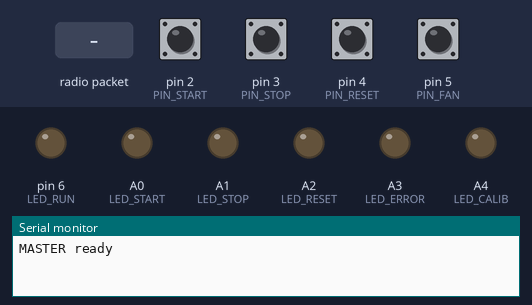
Bench run of a sketch on a simulated Arduino Uno, built with avr-gcc and run on an emulated ATmega328P. Parts: output pins drawn as LEDs (lit = HIGH), the last lines printed to the serial monitor. Dashed ring = blinking. The inputs (shaded band) are chosen by the test bench; at power-on: pin 2 (PIN_START), pin 3 (PIN_STOP), pin 4 (PIN_RESET), pin 5 (PIN_FAN) HIGH. No radio packets arrive unless stated.

Above: at 1.2 s.
1.3 s: radio packet "wit kalibreren" arrives
At 1.42 s:
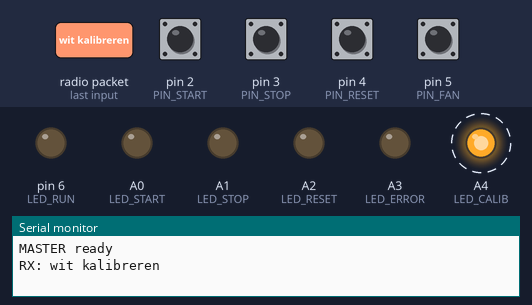
4.3 s: radio packet "error" arrives
At 4.8 s:
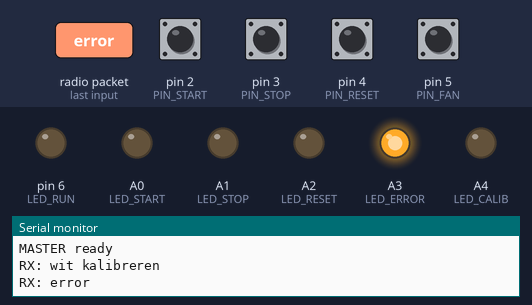
5.8 s: radio packet "zwart kalibreren" arrives
At 5.92 s:
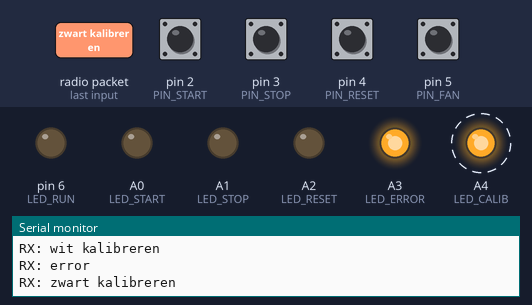
Timing chart, 0 to 9.1 s (numbered marks = the images above; inputs shaded):
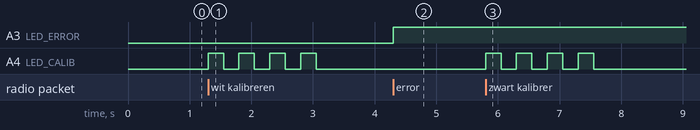

Measured:
- after the input at 1.3 s, A4 (LED_CALIB): alternates HIGH for 0.25 s and LOW for 0.25 s, 8 changes in all, then stays LOW, starting at once
- after the input at 4.3 s, A3 (LED_ERROR): LOW → HIGH at once
- after the input at 5.8 s, A4 (LED_CALIB): alternates HIGH for 0.25 s and LOW for 0.25 s, 8 changes in all, then stays LOW, starting at once

The sketch:

master_codetijdelijk.ino
```cpp
#include <SPI.h>
#include <RF24.h>

RF24 radio(7,8);
const byte ADDR_SM[6] = "SM001";  // Slave → Master
const byte ADDR_MS[6] = "MS001";  // Master → Slave

// LEDs
#define LED_RUN   6
#define LED_START A0
#define LED_STOP  A1
#define LED_RESET A2
#define LED_ERROR A3
#define LED_CALIB A4    // kalibratie-LED (puur voor kalibratie)

// Buttons
#define PIN_START 2
#define PIN_STOP  3
#define PIN_RESET 4
#define PIN_FAN   5

unsigned long DEBOUNCE_MS = 40;

bool errorActive   = false;
bool resetAllowed  = false;

// --- kalibratie ---
bool calibOK       = false;   // pas starten/fan als deze true is
bool calibRunning  = false;

// debounce vars
volatile bool rawStart=false, dirtyStart=false;
volatile bool rawStop=false,  dirtyStop=false;
volatile bool rawReset=false, dirtyReset=false;

bool stableStart=false, lastStart=false;
bool stableStop=false,  lastStop=false;
bool stableReset=false, lastReset=false;

unsigned long tStart=0, tStop=0, tReset=0;

// FAN debounce
bool fanStable=false, fanLast=false;
unsigned long tFan=0;

// -----------------------------------------------------
// RF send
// -----------------------------------------------------
void sendToSlave(const char* msg){
  radio.stopListening();
  radio.write(msg, strlen(msg)+1);
  radio.startListening();
}

// -----------------------------------------------------
// LED control
// -----------------------------------------------------
void allOff(){
  digitalWrite(LED_RUN,LOW);
  digitalWrite(LED_START,LOW);
  digitalWrite(LED_STOP,LOW);
  digitalWrite(LED_RESET,LOW);
  digitalWrite(LED_ERROR,LOW);
  // LED_CALIB laten we met rust: puur voor kalibratie
}

void showErrorState(){
  digitalWrite(LED_ERROR, HIGH);
  digitalWrite(LED_RUN,   LOW);
  digitalWrite(LED_START, LOW);
  digitalWrite(LED_STOP,  LOW);
  digitalWrite(LED_RESET, LOW);
}

// -----------------------------------------------------
// 2s knipperen op kalibratie-LED
// -----------------------------------------------------
void blinkCalib2s() {
  for (int i = 0; i < 4; i++) {   // 4 x 0.5 s = 2 s
    digitalWrite(LED_CALIB, HIGH);
    delay(250);
    digitalWrite(LED_CALIB, LOW);
    delay(250);
  }
}

// -----------------------------------------------------
// Button actions
// -----------------------------------------------------
void handleStart(){
  if (errorActive) return;
  if (!calibOK)    return;   // blokkeren tot kalibratie klaar

  sendToSlave("start engines");

  digitalWrite(LED_RUN,   HIGH);
  digitalWrite(LED_START, HIGH);
  digitalWrite(LED_STOP,  LOW);
}

void handleStop(){
  if (errorActive) return;
  sendToSlave("stop engines");

  digitalWrite(LED_RUN, LOW);
  digitalWrite(LED_STOP, HIGH);
  digitalWrite(LED_START, LOW);
}

void handleReset(){
  if (!errorActive) return;
  if (!resetAllowed) return;

  sendToSlave("resetting");

  digitalWrite(LED_ERROR, LOW);
  digitalWrite(LED_RESET, HIGH);

  delay(150);
  digitalWrite(LED_RESET, LOW);

  errorActive   = false;
  resetAllowed  = false;
}

void handleFan(){
  if (errorActive) return;
  if (!calibOK)    return;   // fan ook pas na kalibratie
  sendToSlave("ventilator on");
}

// -----------------------------------------------------
// Interrupt handlers
// -----------------------------------------------------
void isrStart(){
  rawStart = (digitalRead(PIN_START)==LOW);
  dirtyStart = true;
}
void isrStop(){
  rawStop = (digitalRead(PIN_STOP)==LOW);
  dirtyStop = true;
}
ISR(PCINT2_vect){
  rawReset = ((PIND & _BV(PD4))==0);
  dirtyReset = true;
}

// -----------------------------------------------------
// Debounce + logic
// -----------------------------------------------------
void serviceButtons(){
  unsigned long now = millis();

  // START
  if (dirtyStart){ dirtyStart=false; tStart=now; }
  if (now - tStart >= DEBOUNCE_MS){
    bool prev = stableStart;
    stableStart = rawStart;
    if (!prev && stableStart) handleStart();
    lastStart = stableStart;
  }

  // STOP
  if (dirtyStop){ dirtyStop=false; tStop=now; }
  if (now - tStop >= DEBOUNCE_MS){
    bool prev = stableStop;
    stableStop = rawStop;
    if (!prev && stableStop) handleStop();
    lastStop = stableStop;
  }

  // RESET
  if (dirtyReset){ dirtyReset=false; tReset=now; }
  if (now - tReset >= DEBOUNCE_MS){
    bool prev = stableReset;
    stableReset = rawReset;
    if (!prev && stableReset) handleReset();
    lastReset = stableReset;
  }

  // FAN
  bool rawFan = (digitalRead(PIN_FAN)==LOW);
  if (rawFan != fanLast) { fanLast=rawFan; tFan=now; }
  if ((now - tFan) >= DEBOUNCE_MS) {
    if (fanStable != fanLast){
      bool prev = fanStable;
      fanStable = fanLast;
      if (!prev && fanStable) handleFan();
    }
  }
}

// -----------------------------------------------------
// RF receive
// -----------------------------------------------------
void handleIncoming(const char* msg){

  Serial.print("RX: ");
  Serial.println(msg);

  // ---------- KALIBRATIE ----------
  if (!strncmp(msg,"wit kalibreren",14)) {
    calibRunning = true;
    calibOK      = false;

    // 2 s knipperen
    blinkCalib2s();
    digitalWrite(LED_CALIB, LOW);

    return;
  }

  if (!strncmp(msg,"zwart kalibreren",16)) {
    calibRunning = true;
    calibOK      = false;

    // 2 s knipperen
    blinkCalib2s();
    digitalWrite(LED_CALIB, LOW);

    return;
  }

  if (!strncmp(msg,"kalibreren compleet",19)) {
    calibRunning = false;
    calibOK      = true;

    // 2 s constant aan
    digitalWrite(LED_CALIB, HIGH);
    delay(2000);
    digitalWrite(LED_CALIB, LOW);

    return;
  }

  // ---------- ERROR ----------
  if (!strncmp(msg,"error",5)){
    errorActive  = true;
    resetAllowed = false;
    showErrorState();
    return;
  }

  // ---------- EDGE ----------
  if (!strncmp(msg,"edge:1",6)){
    if (errorActive) resetAllowed = true;
    return;
  }
}

// -----------------------------------------------------
// Setup
// -----------------------------------------------------
void setup(){
  Serial.begin(9600);

  pinMode(LED_RUN,OUTPUT);
  pinMode(LED_START,OUTPUT);
  pinMode(LED_STOP,OUTPUT);
  pinMode(LED_RESET,OUTPUT);
  pinMode(LED_ERROR,OUTPUT);
  pinMode(LED_CALIB,OUTPUT);
  allOff();
  digitalWrite(LED_CALIB, LOW);

  pinMode(PIN_START,INPUT_PULLUP);
  pinMode(PIN_STOP,INPUT_PULLUP);
  pinMode(PIN_RESET,INPUT_PULLUP);
  pinMode(PIN_FAN,INPUT_PULLUP);

  attachInterrupt(digitalPinToInterrupt(PIN_START), isrStart, CHANGE);
  attachInterrupt(digitalPinToInterrupt(PIN_STOP),  isrStop,  CHANGE);

  PCICR |= _BV(PCIE2);
  PCMSK2 |= _BV(PCINT20);

  radio.begin();
  radio.setDataRate(RF24_250KBPS);
  radio.setChannel(100);

  radio.openReadingPipe(0,ADDR_SM);
  radio.openWritingPipe(ADDR_MS);
  radio.startListening();

  Serial.println("MASTER ready");
  sendToSlave("master ready");
}

// -----------------------------------------------------
// Main loop
// -----------------------------------------------------
void loop(){
  serviceButtons();

  if (radio.available()){
    char msg[32]={0};
    radio.read(msg,sizeof(msg));
    handleIncoming(msg);
  }

  // Failsafe: LEDs altijd in error-modus houden
  if (errorActive){
    showErrorState();
  }
}
```
